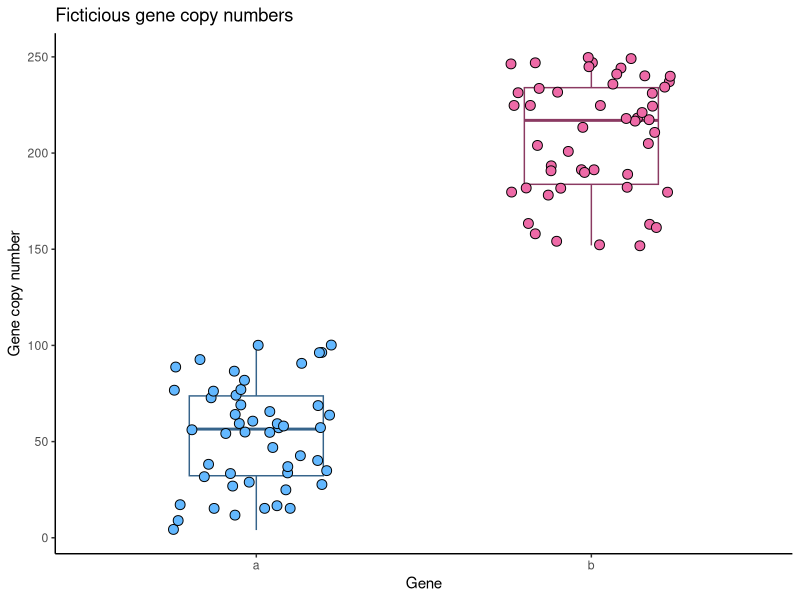

Reproduce this figure in R.
library(here)
library(tidyverse)

# edit comment

#super usefull website:

# does this show?

# branching time

# i'm making changes

df <- data.frame(a = sample(x = c(1:100), replace = T, size = 50),
                 b = sample(x = c(150:250), replace = T, size = 50))
 df |>
   pivot_longer(cols = c(a, b),
                names_to = "gene",
                values_to = "gene_copy_number") |>
   ggplot(aes(x = gene, y = gene_copy_number, fill = gene)) +
   theme_classic() +
   geom_boxplot(alpha = 0, width = 0.4, color = c("steelblue4", "hotpink4")) +
   geom_jitter(width = 0.25, shape = 21, size = 3) +
   scale_fill_manual(values = c("steelblue1", "hotpink2")) +
   ylab("Gene copy number") +
   xlab("Gene") +
   ggtitle("Ficticious gene copy numbers") +
   theme(legend.position = "none")
